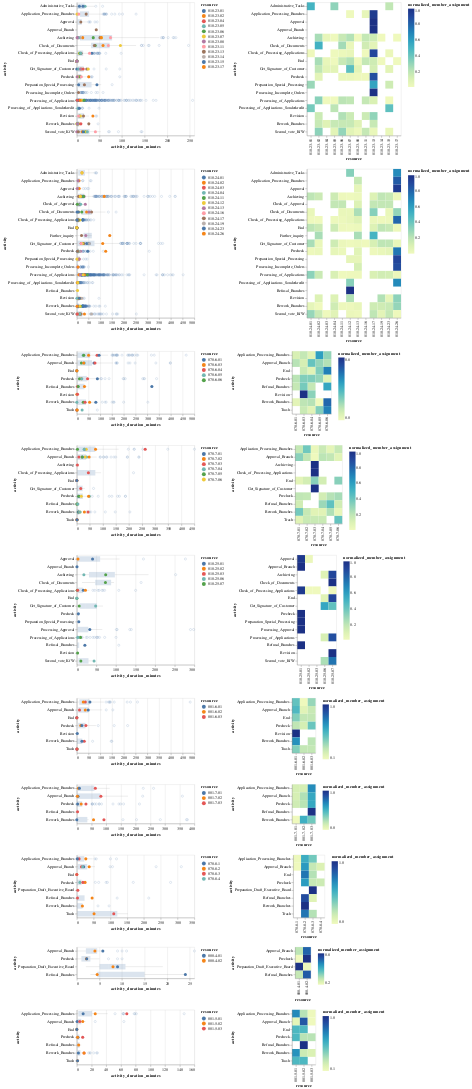

Notebook code cell kept with this figure:
### Code cell
charts = []
for rg in sel_rgs:
    data = log[log['resource_group'] == rg]
    group_perf_chart = alt.Chart(data).mark_boxplot().encode(
        y='activity:N',
        x='activity_duration_minutes:Q',
        opacity=alt.value(0.2)
    )
    member_perf_chart = alt.Chart(data).mark_circle(size=60).encode(
        y='activity:N',
        x='mean(activity_duration_minutes):Q',
        color='resource:N',
        tooltip=['resource', 'activity', 'mean(activity_duration_minutes)']
    )
    data_assign = data.groupby(['resource', 'activity']).agg(
        member_assignment=pd.NamedAgg('activity', aggfunc=len)
    ).reset_index()
    activity_gb = data.groupby('activity').agg(
        group_assignment=pd.NamedAgg('activity', aggfunc=len)
    ).reset_index()
    data_assign = data_assign.merge(activity_gb, on='activity')
    data_assign['normalized_member_assignment'] = (
        data_assign['member_assignment'] /
        data_assign['group_assignment']
    )
    member_assign_chart = alt.Chart(data_assign).mark_rect().encode(
        x='resource:N',
        y='activity:N',
        color='normalized_member_assignment:Q'
    )

    charts.append(
        alt.hconcat(
            alt.layer(group_perf_chart, member_perf_chart),
            member_assign_chart
        ).resolve_scale(color='independent')
    )
alt.vconcat(*charts).resolve_scale(x='independent', y='independent', color='independent')
